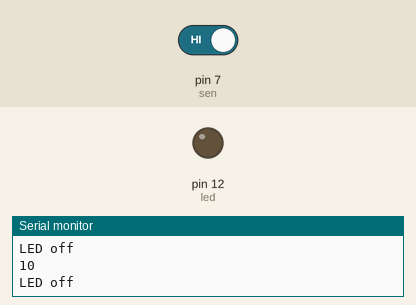
This sketch was run on a simulated Arduino Uno, built with avr-gcc and run on an emulated ATmega328P. Shown: output pins drawn as LEDs (lit = HIGH), the last lines printed to the serial monitor. Dashed ring = blinking. Inputs (shaded band) come from the test bench; at power-on: pin 7 (sen) HIGH.

Above: at 1.8 s.
1.9 s: pin 7 (sen) driven LOW
At 2.4 s:
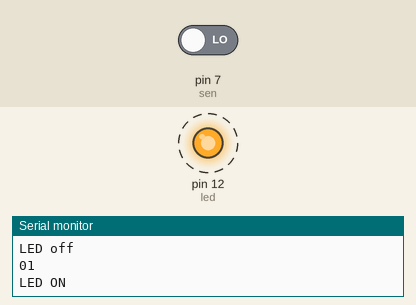
4.9 s: pin 7 (sen) driven HIGH
At 5.6 s:
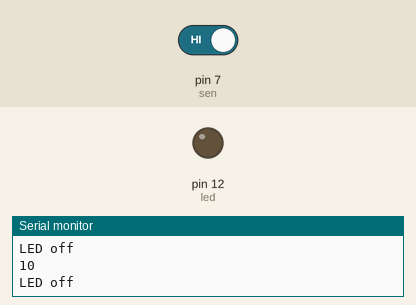
Timing chart, 0 to 7.9 s (numbered marks = the images above; inputs shaded):
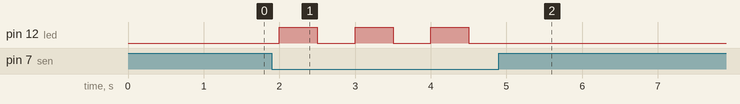

Measured:
- after the input at 1.9 s, pin 12 (led): alternates HIGH for 0.50 s and LOW for 0.50 s, starting after 0.10 s
- after the input at 4.9 s, pin 12 (led): stops changing and stays LOW

The sketch:

IR_SNSOR_TOUCH_SWITCH.ino
```cpp
int sen=7;
int value;
boolean v=false;
int led=12;
void setup()
{
  Serial.begin(9600);
  pinMode(sen,INPUT);
  pinMode(led,OUTPUT);

}
void loop()
{
  value=digitalRead(sen);

  if(value==0)
  {
    v=!v;
  }
  Serial.print(value);
  Serial.println(v);
  if(v==1)
  {
   digitalWrite(led,HIGH);
   Serial.println("LED ON");
  }
  else
  {
    digitalWrite(led,LOW);
    Serial.println("LED off");
  }
  delay(500);
}
```

hello.c
```cpp
#include<stdio.h>
int main()
{
   char arr[5]="the end";
   printf("%s",arr);
}
```
